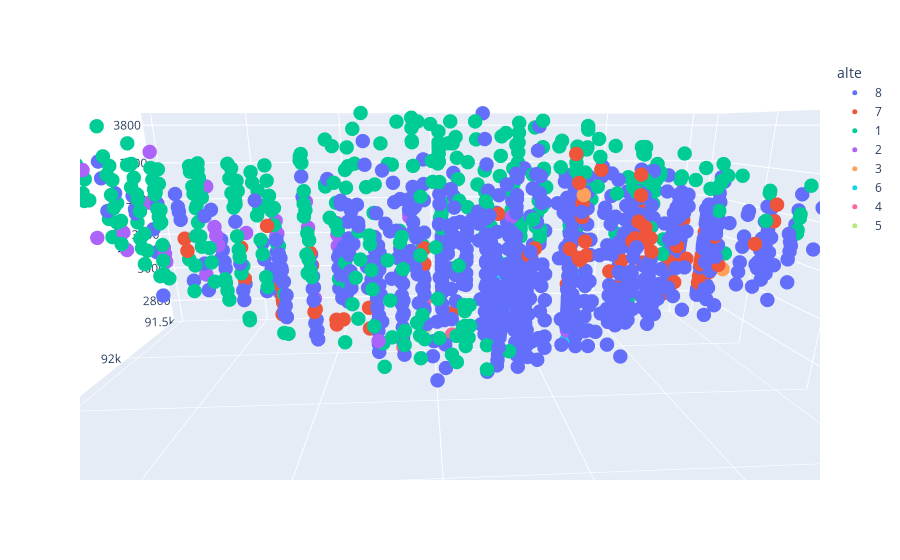

Notebook code for this chart:
### Code cell
categorical = 'alte'
DH[categorical] = DH[categorical].astype(str)
fig = px.scatter_3d(DH, x='East', y='North', z='Elevation', color=categorical)
fig.update_traces(marker=dict(size=5.0))
fig.show()
